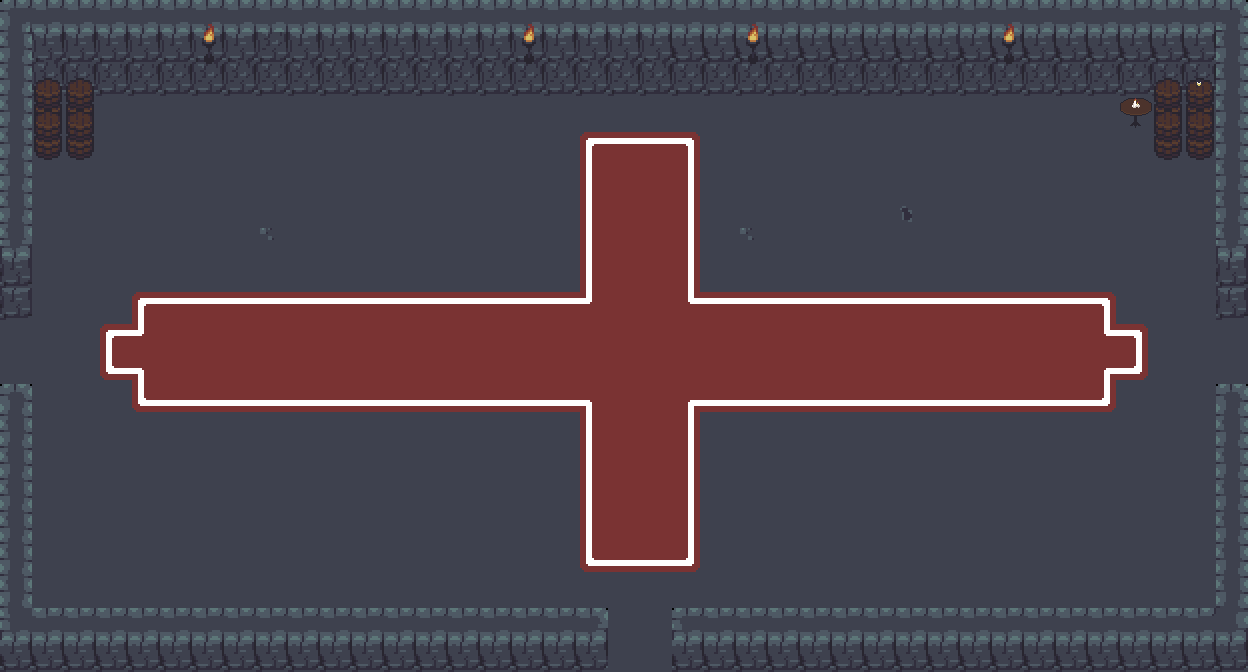

A 2D game scene composited from a Tiled map and its tileset images. What follows is a short description and the map's XML, with each tile layer's data collapsed to a summary:
An orthogonal 39x21 tile map with 32x32 px tiles, 3 tile layers (BACKGROUND, DETAILS, DETAILS 2) and 18 objects.

<map version="1.9" tiledversion="1.9.2" orientation="orthogonal" renderorder="right-down" width="39" height="21" tilewidth="32" tileheight="32" infinite="0" nextlayerid="8" nextobjectid="40">
 <tileset firstgid="1" name="improved_dungeon" tilewidth="32" tileheight="32" tilecount="304" columns="19">
  <image source="improved_dungeon.png" width="608" height="512" />
 </tileset>
 <layer id="1" name="BACKGROUND" width="39" height="21">
  <data>[819 cells, 819 non-empty, 42 distinct tile ids]</data>
 </layer>
 <layer id="2" name="DETAILS" width="39" height="21">
  <data>[819 cells, 19 non-empty, 5 distinct tile ids]</data>
 </layer>
 <layer id="6" name="DETAILS 2" width="39" height="21">
  <data>[819 cells, 10 non-empty, 4 distinct tile ids]</data>
 </layer>
 <objectgroup id="3" name="COLLISION">
  <object id="12" x="2.66667" y="0" width="1245.33" height="64" />
  <object id="3" x="1216" y="64" width="32" height="224" />
  <object id="5" x="0" y="608" width="608" height="64" />
  <object id="6" x="0" y="384" width="32" height="224" />
  <object id="7" x="0" y="64" width="32" height="224" />
  <object id="32" x="1216" y="384" width="32" height="224" />
  <object id="34" x="1120" y="64" width="96" height="32" />
  <object id="35" x="1152" y="96" width="64" height="32" />
  <object id="36" x="32" y="64" width="64" height="64" />
  <object id="37" x="672" y="608" width="576" height="64" />
 </objectgroup>
 <objectgroup id="4" name="DOOR">
  <object id="10" x="0" y="288" width="32" height="96" />
  <object id="11" x="0" y="288" width="32" height="96" />
  <object id="33" x="1216" y="288" width="32" height="96" />
  <object id="39" x="608" y="640" width="64" height="32" />
 </objectgroup>
 <objectgroup id="7" name="SPAWN">
  <object id="28" x="736" y="480" width="32" height="32" />
  <object id="29" x="512" y="192" width="32" height="32" />
  <object id="30" x="736" y="192" width="32" height="32" />
  <object id="31" x="512" y="480" width="32" height="32" />
 </objectgroup>
</map>
